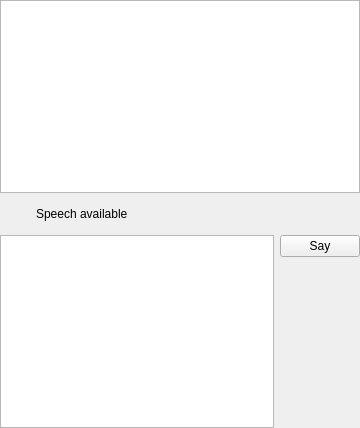
<?xml version="1.0" encoding="UTF-8"?>
<ui version="4.0">
 <class>SpeechControlWidget</class>
 <widget class="QWidget" name="SpeechControlWidget">
  <property name="geometry">
   <rect>
    <x>0</x>
    <y>0</y>
    <width>360</width>
    <height>428</height>
   </rect>
  </property>
  <property name="sizePolicy">
   <sizepolicy hsizetype="Minimum" vsizetype="Minimum">
    <horstretch>0</horstretch>
    <verstretch>0</verstretch>
   </sizepolicy>
  </property>
  <property name="windowTitle">
   <string>Speech control</string>
  </property>
  <layout class="QGridLayout" name="gridLayout">
   <property name="leftMargin">
    <number>0</number>
   </property>
   <property name="topMargin">
    <number>0</number>
   </property>
   <property name="rightMargin">
    <number>0</number>
   </property>
   <property name="bottomMargin">
    <number>0</number>
   </property>
   <item row="2" column="0" colspan="2">
    <layout class="QHBoxLayout" name="horizontalLayout">
     <item>
      <widget class="LightWidget" name="widgetVoiceEnabledStatus" native="true">
       <property name="sizePolicy">
        <sizepolicy hsizetype="Minimum" vsizetype="Minimum">
         <horstretch>0</horstretch>
         <verstretch>0</verstretch>
        </sizepolicy>
       </property>
       <property name="minimumSize">
        <size>
         <width>30</width>
         <height>30</height>
        </size>
       </property>
      </widget>
     </item>
     <item>
      <widget class="QLabel" name="label">
       <property name="sizePolicy">
        <sizepolicy hsizetype="Expanding" vsizetype="Minimum">
         <horstretch>0</horstretch>
         <verstretch>0</verstretch>
        </sizepolicy>
       </property>
       <property name="text">
        <string>Speech available</string>
       </property>
      </widget>
     </item>
    </layout>
   </item>
   <item row="1" column="0" colspan="2">
    <widget class="LogWidget" name="logScrollHistory">
     <property name="sizePolicy">
      <sizepolicy hsizetype="Minimum" vsizetype="Expanding">
       <horstretch>0</horstretch>
       <verstretch>0</verstretch>
      </sizepolicy>
     </property>
    </widget>
   </item>
   <item row="3" column="1">
    <layout class="QVBoxLayout" name="verticalLayout">
     <item>
      <widget class="QPushButton" name="pushButtonSay">
       <property name="sizePolicy">
        <sizepolicy hsizetype="Minimum" vsizetype="Minimum">
         <horstretch>0</horstretch>
         <verstretch>0</verstretch>
        </sizepolicy>
       </property>
       <property name="text">
        <string>Say</string>
       </property>
      </widget>
     </item>
     <item>
      <spacer name="verticalSpacer">
       <property name="orientation">
        <enum>Qt::Vertical</enum>
       </property>
       <property name="sizeHint" stdset="0">
        <size>
         <width>20</width>
         <height>40</height>
        </size>
       </property>
      </spacer>
     </item>
    </layout>
   </item>
   <item row="3" column="0">
    <widget class="QPlainTextEdit" name="plainTextEditSpeechText">
     <property name="sizePolicy">
      <sizepolicy hsizetype="Expanding" vsizetype="Minimum">
       <horstretch>0</horstretch>
       <verstretch>0</verstretch>
      </sizepolicy>
     </property>
    </widget>
   </item>
  </layout>
 </widget>
 <customwidgets>
  <customwidget>
   <class>LogWidget</class>
   <extends>QPlainTextEdit</extends>
   <header location="global">widgets/LogWidget.hpp</header>
  </customwidget>
  <customwidget>
   <class>LightWidget</class>
   <extends>QWidget</extends>
   <header location="global">widgets/LightWidget.hpp</header>
   <container>1</container>
  </customwidget>
 </customwidgets>
 <resources/>
 <connections/>
</ui>
